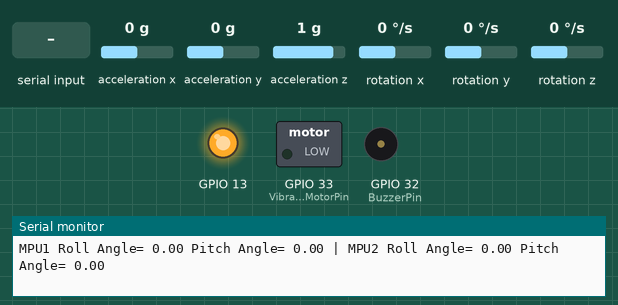
The sketch below on a simulated ESP32. On the bench: switched loads named in the sketch (green lamp = pin HIGH), output pins drawn as LEDs (lit = HIGH), buzzer (waves = sounding, pin HIGH), the last lines printed to the serial monitor. Wiring (inferred from the names in the program): MPU-6050 motion sensor at I2C address 0x68; MPU-6050 motion sensor at I2C address 0x69. Dashed ring = blinking. The inputs (shaded band) are chosen by the test bench; at power-on: acceleration z 1 g, acceleration x 0 g, acceleration y 0 g, rotation x 0 °/s, rotation y 0 °/s, rotation z 0 °/s. Nothing arrives over Bluetooth unless stated.

Above: at 17.9 s.
18.0 s: "Hunch" received over the second serial link
At 19.18 s:
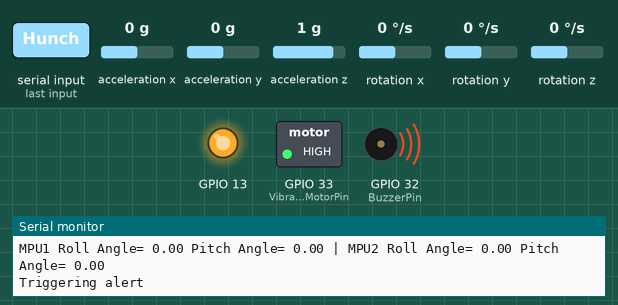
21.0 s: acceleration z set to 0 g
At 21.0 s:
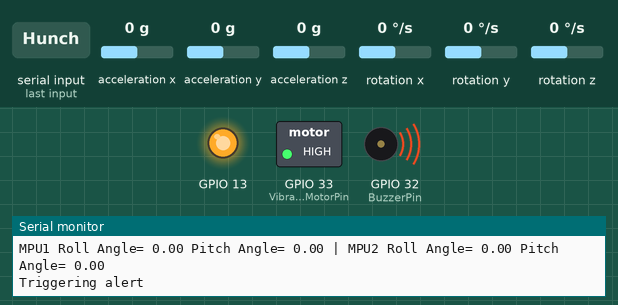
Timing chart, 0 to 24.0 s (numbered marks = the images above; inputs shaded):
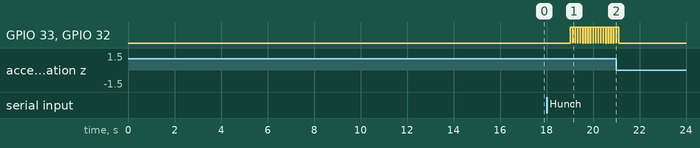

Measured:
- after the input at 18.0 s, GPIO 33 (VibrationMotorPin), GPIO 32 (BuzzerPin): alternates HIGH for 0.10 s and LOW for 0.01 s, starting after 1.0 s
- after the input at 21.0 s, GPIO 33 (VibrationMotorPin), GPIO 32 (BuzzerPin): goes on until 21.1 s, then stays LOW

The sketch:

hunchandstaticonly.ino
```cpp
#include <Wire.h>
#include "BluetoothSerial.h"

// MPU6050 addresses
const int MPU1_ADDRESS = 0x68;
const int MPU2_ADDRESS = 0x69;

// Variables for the first MPU6050
float RateRoll1, RatePitch1, RateYaw1;
float AccX1, AccY1, AccZ1;
float AngleRoll1, AnglePitch1;
float KalmanAngleRoll1 = 0, KalmanUncertAngleRoll1 = 2 * 2;
float KalmanAnglePitch1 = 0, KalmanUncertAnglePitch1 = 2 * 2;
float PrevKalmanAngleRoll1 = 0, PrevKalmanAnglePitch1 = 0;

// Variables for the second MPU6050
float RateRoll2, RatePitch2, RateYaw2;
float AccX2, AccY2, AccZ2;
float AngleRoll2, AnglePitch2;
float KalmanAngleRoll2 = 0, KalmanUncertAngleRoll2 = 2 * 2;
float KalmanAnglePitch2 = 0, KalmanUncertAnglePitch2 = 2 * 2;

uint32_t LoopTimer;
uint32_t LastCheckTime = 0;
const uint32_t CheckInterval = 10000; // 10 seconds interval in milliseconds

float RateCalRoll1, RateCalPitch1, RateCalYaw1;
float RateCalRoll2, RateCalPitch2, RateCalYaw2;
int RateCalNum;
float Kalman1DOutput[] = {0, 0};

// Calibration offsets for the accelerometers
float AccXOffset1 = 0.0, AccYOffset1 = 0.0, AccZOffset1 = 0.0;
float AccXOffset2 = 0.0, AccYOffset2 = 0.0, AccZOffset2 = 0.0;

// Vibration motor and buzzer pins
const int VibrationMotorPin = 33;
const int BuzzerPin = 32;

const float HUNCH_THRESHOLD = 65; // Set a threshold for hunch detection (in degrees)

BluetoothSerial SerialBT;
String detectionMode = "None";

// Function to initialize MPU6050
void initMPU6050(int address) {
  Wire.beginTransmission(address);
  Wire.write(0x6B);  // Power management register
  Wire.write(0x00);  // Wake the sensor up
  Wire.endTransmission();
  delay(100);

  // Set accelerometer configuration (optional)
  Wire.beginTransmission(address);
  Wire.write(0x1C);  // Accelerometer configuration register
  Wire.write(0x10);  // Set full-scale range to ±8g
  Wire.endTransmission();
}

// Function to read raw accelerometer values from the MPU6050
void read_accelerometer_raw(int address, int16_t &AccXRaw, int16_t &AccYRaw, int16_t &AccZRaw) {
  Wire.beginTransmission(address);
  Wire.write(0x3B); // Starting register for accelerometer data
  Wire.endTransmission();
  Wire.requestFrom(address, 6);

  if (Wire.available() == 6) {
    AccXRaw = Wire.read() << 8 | Wire.read();
    AccYRaw = Wire.read() << 8 | Wire.read();
    AccZRaw = Wire.read() << 8 | Wire.read();
  }
}

// Function to calibrate accelerometer for a given MPU6050
void calibrate_accelerometer(int address, float &AccXOffset, float &AccYOffset, float &AccZOffset) {
  const int num_samples = 1000;
  long AccXSum = 0, AccYSum = 0, AccZSum = 0;
  int16_t AccXRaw, AccYRaw, AccZRaw;

  for (int i = 0; i < num_samples; i++) {
    read_accelerometer_raw(address, AccXRaw, AccYRaw, AccZRaw);
    AccXSum += AccXRaw;
    AccYSum += AccYRaw;
    AccZSum += AccZRaw;
    delay(3);  // Wait a little between readings
  }

  // Calculate the average offsets
  AccXOffset = (float)AccXSum / num_samples / 4096.0;
  AccYOffset = (float)AccYSum / num_samples / 4096.0;
  AccZOffset = (float)AccZSum / num_samples / 4096.0 - 1.0;  // Subtract 1g for Z-axis
}

// Function to read gyro signals from the MPU6050
void gyro_signals(int address, float &RateRoll, float &RatePitch, float &RateYaw, float &AccX, float &AccY, float &AccZ, float &AngleRoll, float &AnglePitch, float AccXOffset, float AccYOffset, float AccZOffset) {
  int16_t AccXLSB, AccYLSB, AccZLSB;
  read_accelerometer_raw(address, AccXLSB, AccYLSB, AccZLSB);

  Wire.beginTransmission(address);
  Wire.write(0x43);
  Wire.endTransmission();
  Wire.requestFrom(address, 6);
  int16_t GyroX = Wire.read() << 8 | Wire.read();
  int16_t GyroY = Wire.read() << 8 | Wire.read();
  int16_t GyroZ = Wire.read() << 8 | Wire.read();
  RateRoll = (float)GyroX / 65.5;
  RatePitch = (float)GyroY / 65.5;
  RateYaw = (float)GyroZ / 65.5;

  AccX = (float)AccXLSB / 4096.0 - AccXOffset;
  AccY = (float)AccYLSB / 4096.0 - AccYOffset;
  AccZ = (float)AccZLSB / 4096.0 - AccZOffset;

  AngleRoll = atan(AccY / sqrt(AccX * AccX + AccZ * AccZ)) * (180 / 3.142);
  AnglePitch = -atan(AccX / sqrt(AccY * AccY + AccZ * AccZ)) * (180 / 3.142);
}

// Function for Kalman filter
void kalman_1d(float &KalmanState, float &KalmanUncert, float KalmanInput, float KalmanMeas) {
  KalmanState = KalmanState + 0.004 * KalmanInput;
  KalmanUncert = KalmanUncert + 0.004 * 0.004 * 4 * 4;
  float KalmanGain = KalmanUncert / (KalmanUncert + 3 * 3);
  KalmanState = KalmanState + KalmanGain * (KalmanMeas - KalmanState);
  KalmanUncert = (1 - KalmanGain) * KalmanUncert;
}

void setup() {
  Serial.begin(57600);
  SerialBT.begin("ESP32Posture"); // Bluetooth device name
  pinMode(13, OUTPUT);
  digitalWrite(13, HIGH);
  pinMode(VibrationMotorPin, OUTPUT); // Set vibration motor pin as output
  pinMode(BuzzerPin, OUTPUT); // Set buzzer pin as output
  Wire.setClock(400000);
  Wire.begin();
  delay(250);

  initMPU6050(MPU1_ADDRESS);
  initMPU6050(MPU2_ADDRESS);

  calibrate_accelerometer(MPU1_ADDRESS, AccXOffset1, AccYOffset1, AccZOffset1);
  calibrate_accelerometer(MPU2_ADDRESS, AccXOffset2, AccYOffset2, AccZOffset2);

  for (RateCalNum = 0; RateCalNum < 2000; RateCalNum++) {
    gyro_signals(MPU1_ADDRESS, RateRoll1, RatePitch1, RateYaw1, AccX1, AccY1, AccZ1, AngleRoll1, AnglePitch1, AccXOffset1, AccYOffset1, AccZOffset1);
    RateCalRoll1 += RateRoll1;
    RateCalPitch1 += RatePitch1;
    RateCalYaw1 += RateYaw1;

    gyro_signals(MPU2_ADDRESS, RateRoll2, RatePitch2, RateYaw2, AccX2, AccY2, AccZ2, AngleRoll2, AnglePitch2, AccXOffset2, AccYOffset2, AccZOffset2);
    RateCalRoll2 += RateRoll2;
    RateCalPitch2 += RatePitch2;
    RateCalYaw2 += RateYaw2;
    delay(1);
  }
  RateCalRoll1 = RateCalRoll1 / 2000;
  RateCalPitch1 = RateCalPitch1 / 2000;
  RateCalYaw1 = RateCalYaw1 / 2000;
  RateCalRoll2 = RateCalRoll2 / 2000;
  RateCalPitch2 = RateCalPitch2 / 2000;
  RateCalYaw2 = RateCalYaw2 / 2000;
  LoopTimer = micros();
  LastCheckTime = millis(); // Initialize the last check time
}

void loop() {
  if (SerialBT.available()) {
    String incoming = SerialBT.readString();
    Serial.print("Received: ");
    Serial.println(incoming); // Debug message
    if (incoming == "Static") {
      detectionMode = "Static";
      Serial.println("Mode set to Static"); // Debug message
    } else if (incoming == "Hunch") {
      detectionMode = "Hunch";
      Serial.println("Mode set to Hunch"); // Debug message
    }
  }

  gyro_signals(MPU1_ADDRESS, RateRoll1, RatePitch1, RateYaw1, AccX1, AccY1, AccZ1, AngleRoll1, AnglePitch1, AccXOffset1, AccYOffset1, AccZOffset1);
  RateRoll1 -= RateCalRoll1;
  RatePitch1 -= RateCalPitch1;
  RateYaw1 -= RateCalYaw1;

  kalman_1d(KalmanAngleRoll1, KalmanUncertAngleRoll1, RateRoll1, AngleRoll1);
  kalman_1d(KalmanAnglePitch1, KalmanUncertAnglePitch1, RatePitch1, AnglePitch1);

  gyro_signals(MPU2_ADDRESS, RateRoll2, RatePitch2, RateYaw2, AccX2, AccY2, AccZ2, AngleRoll2, AnglePitch2, AccXOffset2, AccYOffset2, AccZOffset2);
  RateRoll2 -= RateCalRoll2;
  RatePitch2 -= RateCalPitch2;
  RateYaw2 -= RateCalYaw2;

  kalman_1d(KalmanAngleRoll2, KalmanUncertAngleRoll2, RateRoll2, AngleRoll2);
  kalman_1d(KalmanAnglePitch2, KalmanUncertAnglePitch2, RatePitch2, AnglePitch2);

  Serial.print("MPU1 Roll Angle= ");
  Serial.print(KalmanAngleRoll1);
  Serial.print(" Pitch Angle= ");
  Serial.print(KalmanAnglePitch1);
  Serial.print(" | MPU2 Roll Angle= ");
  Serial.print(KalmanAngleRoll2);
  Serial.print(" Pitch Angle= ");
  Serial.println(KalmanAnglePitch2);

  // Detect static or hunch based on detection mode
  if (detectionMode == "Static") {
    // Check if the difference is less than 5 degrees for 15 seconds
    if (abs(KalmanAngleRoll1 - PrevKalmanAngleRoll1) < 5 && abs(KalmanAnglePitch1 - PrevKalmanAnglePitch1) < 5) {
      if (millis() - LastCheckTime >= CheckInterval) {
        Serial.println("Triggering alert");
        digitalWrite(VibrationMotorPin, HIGH); // Turn on the vibration motor
        digitalWrite(BuzzerPin, HIGH); // Turn on the buzzer
        delay(250); // Vibrate and buzz for 2 seconds
        digitalWrite(VibrationMotorPin, LOW); // Turn off the vibration motor
        digitalWrite(BuzzerPin, LOW); // Turn off the buzzer

        PrevKalmanAngleRoll1 = KalmanAngleRoll1;
        PrevKalmanAnglePitch1 = KalmanAnglePitch1;
        LastCheckTime = millis(); // Reset the timer
      }
    } else {
      PrevKalmanAngleRoll1 = KalmanAngleRoll1;
      PrevKalmanAnglePitch1 = KalmanAnglePitch1;
      LastCheckTime = millis(); // Reset the timer
    }
  } else if (detectionMode == "Hunch") {
    // Check if the pitch angle of MPU1 is less than the threshold
    if (KalmanAnglePitch1 < HUNCH_THRESHOLD) {
      Serial.println("Triggering alert");
      digitalWrite(VibrationMotorPin, HIGH); // Turn on the vibration motor
      digitalWrite(BuzzerPin, HIGH); // Turn on the buzzer
      delay(100); // Vibrate and buzz for 2 seconds
      digitalWrite(VibrationMotorPin, LOW); // Turn off the vibration motor
      digitalWrite(BuzzerPin, LOW); // Turn off the buzzer
    }
  }

  while (micros() - LoopTimer < 4000);
  LoopTimer = micros();
}
```
